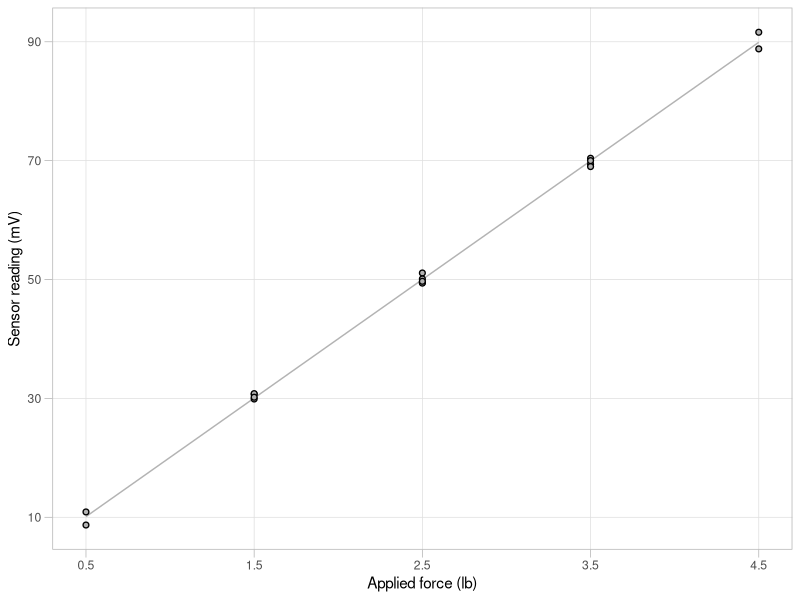
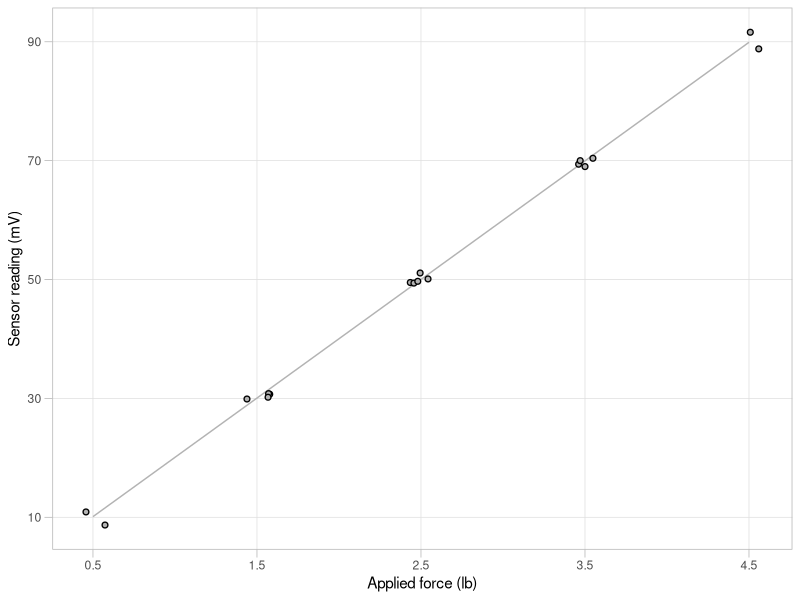
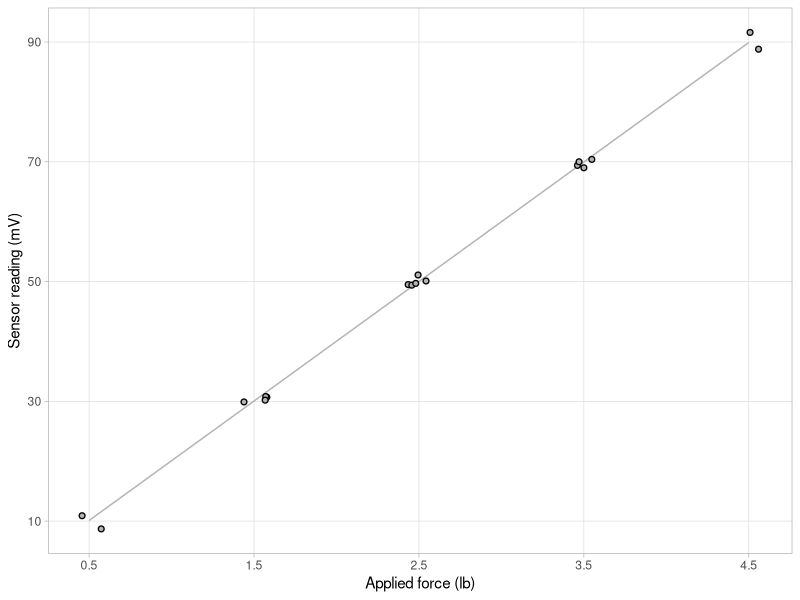
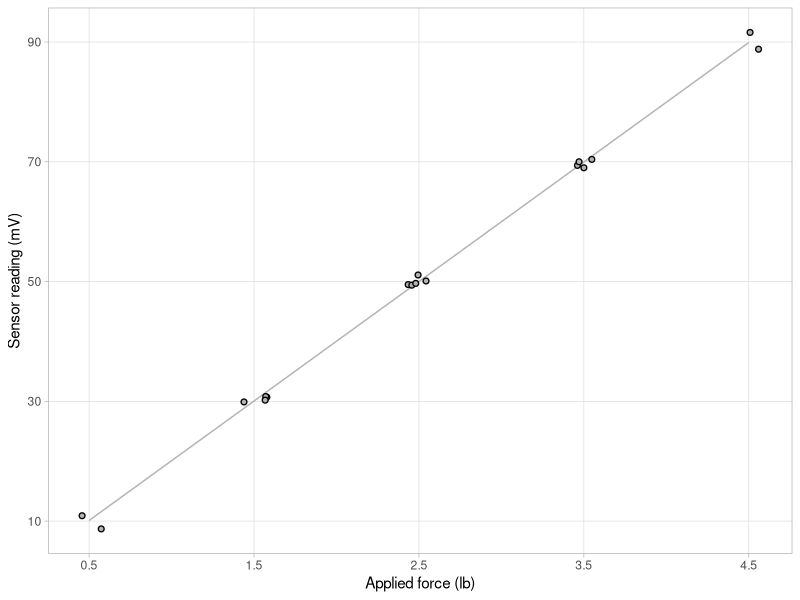
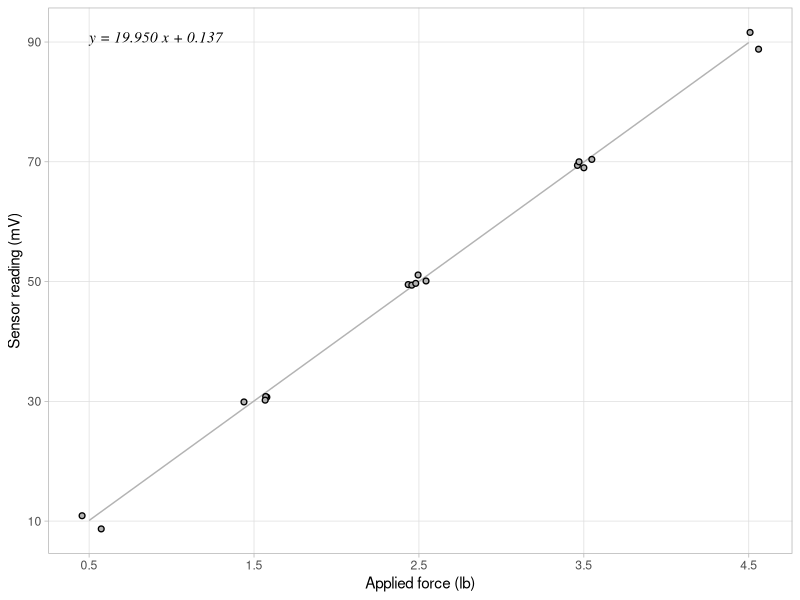
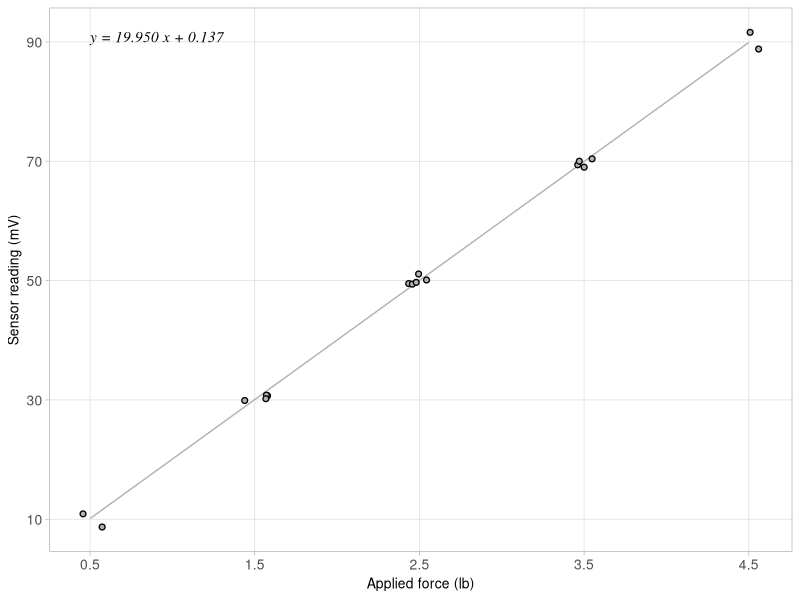
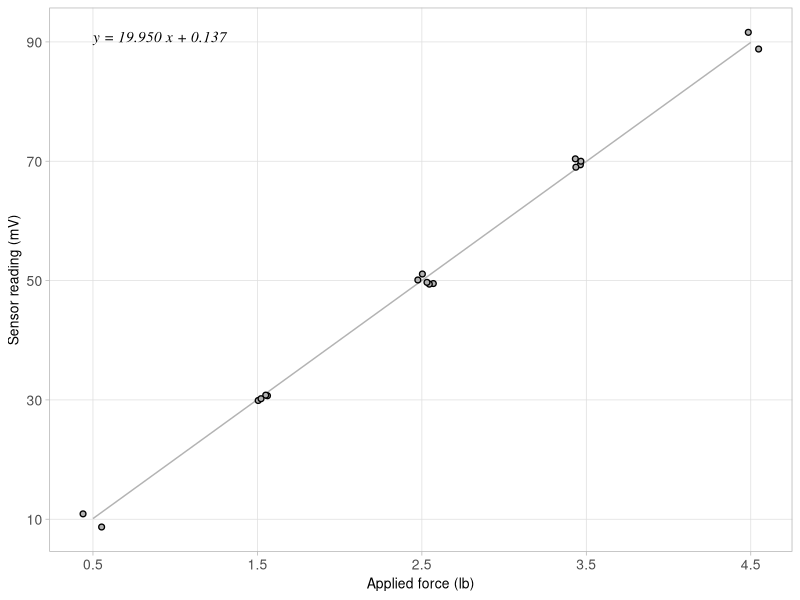

The R script that drew these images, in order:
## ---- chunk 1
library(knitr)
opts_knit$set(root.dir = '../')
opts_chunk$set(echo = TRUE, fig.keep = 'high')
## ---- chunk 2
unloadNamespace("dplyr")
library(plyr)
suppressPackageStartupMessages(library(dplyr))
## ---- chunk 3
library(readr)
library(ggplot2)
## ---- chunk 4
# itemized results that are cited in the report 
results      <- read_csv('results/04_calibr_outcomes.csv')

# extract numbers and units
slope        <- results$num[results$item == "slope"]
intercept    <- results$num[results$item == "intercept"]
accuracy     <- results$num[results$item == "accuracy"]
resid_bound  <- results$num[results$item == "resid_bound"]
input_min    <- results$num[results$item == "input_min"]
input_max    <- results$num[results$item == "input_max"]
output_min   <- results$num[results$item == "output_min"]
output_max   <- results$num[results$item == "output_max"]
input_units  <- results$unit[results$item == "input_max"]
output_units <- results$unit[results$item == "output_max"]

# compute range and span
output_span <- output_max - output_min
input_range_fraction <- round(input_max / 5 * 100, 1)
## ---- chunk 5
graph_data <- read_csv("data/02_calibr_data-tidy.csv")

calibr_graph <- ggplot(graph_data, aes(input_lb, output_mV)) +
    geom_smooth(method = 'lm', se = FALSE, color = 'gray70',  size = 0.5) + 
    geom_point(size = 1.5, stroke = 0.7, shape = 21, color = 'black', fill= 'gray70') +
    xlab("Applied force (lb)") + 
    ylab("Sensor reading (mV)") +
    scale_x_continuous(breaks = seq(0.5, 4.5, 1)) +
    scale_y_continuous(breaks = seq(10, 90, 20)) +
    theme_light() +
    theme(panel.grid.minor = element_blank(), axis.ticks.length = unit(2, "mm"))

print(calibr_graph)
## ---- chunk 6
set.seed(20160824) # ===== NEW LINE

calibr_graph <- ggplot(graph_data, aes(input_lb, output_mV)) +
    geom_smooth(method = 'lm', se = FALSE, color = 'gray70',  size = 0.5) + 
    geom_point(size = 1.5, stroke = 0.7, shape = 21, color = 'black', fill= 'gray70', position = position_jitter(width = 0.08, height = 0)) + # ===== ADD POSITION ARGUMENT
    xlab("Applied force (lb)") + 
    ylab("Sensor reading (mV)") +
    scale_x_continuous(breaks = seq(0.5, 4.5, 1)) +
    scale_y_continuous(breaks = seq(10, 90, 20)) +
    theme_light() +
    theme(panel.grid.minor = element_blank(), axis.ticks.length = unit(2, "mm"))

print(calibr_graph)
## ---- chunk 7
set.seed(20160824)

my_xlab <- paste0("Applied force (", input_units, ")") # ===== NEW LINE
my_ylab <- paste0("Sensor reading (", output_units, ")") # ===== NEW LINE

calibr_graph <- ggplot(graph_data, aes(input_lb, output_mV)) +
    geom_smooth(method = 'lm', se = FALSE, color = 'gray70',  size = 0.5) + 
    geom_point(size = 1.5, stroke = 0.7, shape = 21, color = 'black', fill= 'gray70', position = position_jitter(width = 0.08, height = 0)) + 
  xlab(my_xlab) + # ===== EDITED LINE
  ylab(my_ylab) + # ===== EDITED LINE
	scale_x_continuous(breaks = seq(from = 0.5, to = 4.5, by = 1)) +
	scale_y_continuous(breaks = seq(from = 10, to = 90, by = 20)) +
	theme_light() +
	theme(panel.grid.minor = element_blank())

print(calibr_graph)
## ---- chunk 8
x_test_seq <- sort(unique(graph_data$input_lb))
x_test_seq
## ---- chunk 9
# round to the nearest 10
y_nominal_seq <- sort(unique(plyr::round_any(graph_data$output_mV, 10)))
y_nominal_seq
## ---- chunk 10
set.seed(20160824)

my_xlab <- paste0("Applied force (", input_units, ")")
my_ylab <- paste0("Sensor reading (", output_units, ")")

calibr_graph <- ggplot(graph_data, aes(input_lb, output_mV)) +
    geom_smooth(method = 'lm', se = FALSE, color = 'gray70',  size = 0.5) + 
    geom_point(size = 1.5, stroke = 0.7, shape = 21, color = 'black', fill= 'gray70', position = position_jitter(width = 0.08, height = 0)) + 
	xlab(my_xlab) + 
	ylab(my_ylab) +
  scale_x_continuous(breaks = x_test_seq) +  # ===== EDITED LINE
  scale_y_continuous(breaks = y_nominal_seq) +  # ===== EDITED LINE
	theme_light() +
	theme(panel.grid.minor = element_blank())

print(calibr_graph)
## ---- chunk 11
set.seed(20160824)

my_xlab <- paste0("Applied force (", input_units, ")")
my_ylab <- paste0("Sensor reading (", output_units, ")")

calibr_eqn <- paste0("y = ", sprintf("%.3f", slope), " x + ", sprintf("%.3f", intercept)) # ===== NEW LINE

calibr_graph <- ggplot(graph_data, aes(input_lb, output_mV)) +
    geom_smooth(method = 'lm', se = FALSE, color = 'gray70',  size = 0.5) + 
    geom_point(size = 1.5, stroke = 0.7, shape = 21, color = 'black', fill= 'gray70', position = position_jitter(width = 0.08, height = 0)) + 
	xlab(my_xlab) + 
	ylab(my_ylab) +
	scale_x_continuous(breaks = x_test_seq) +
	scale_y_continuous(breaks = y_nominal_seq) +
  annotate("text", x = min(graph_data$input_lb), y = max(graph_data$output_mV), label = calibr_eqn, family = "serif", fontface = "italic", hjust = "left", vjust = "top") +  # ===== NEW LINE
	theme_light() +
	theme(panel.grid.minor = element_blank())
		
print(calibr_graph)
## ---- chunk 12
set.seed(20160824)

my_xlab <- paste0("Applied force (", input_units, ")")
my_ylab <- paste0("Sensor reading (", output_units, ")")

calibr_eqn <- paste0("y = ", sprintf("%.3f", slope), " x + ", sprintf("%.3f", intercept)) 

calibr_graph <- ggplot(graph_data, aes(input_lb, output_mV)) +
    geom_smooth(method = 'lm', se = FALSE, color = 'gray70',  size = 0.5) + 
    geom_point(size = 1.5, stroke = 0.7, shape = 21, color = 'black', fill= 'gray70', position = position_jitter(width = 0.08, height = 0)) + 
	xlab(my_xlab) + 
	ylab(my_ylab) +
	scale_x_continuous(breaks = x_test_seq) +
	scale_y_continuous(breaks = y_nominal_seq) +
	annotate("text", x = input_min, y = output_max, label = calibr_eqn, family = "serif", fontface = "italic", hjust = "left", vjust = "top", size = 11/2.85) + # ===== ADD SIZE ARGUMENTS in mm (convert using 2.85 pt/mm)
	theme_light() +
	theme(panel.grid.minor = element_blank(), axis.text  = element_text(size = 10), axis.title = element_text(size = 10)) # ===== ADD SIZE ARGUMENTS in points

print(calibr_graph)

ggsave("results/07_calibr_graph-extras.png", plot = calibr_graph, width = 6, height = 4, units = "in", dpi = 300)
